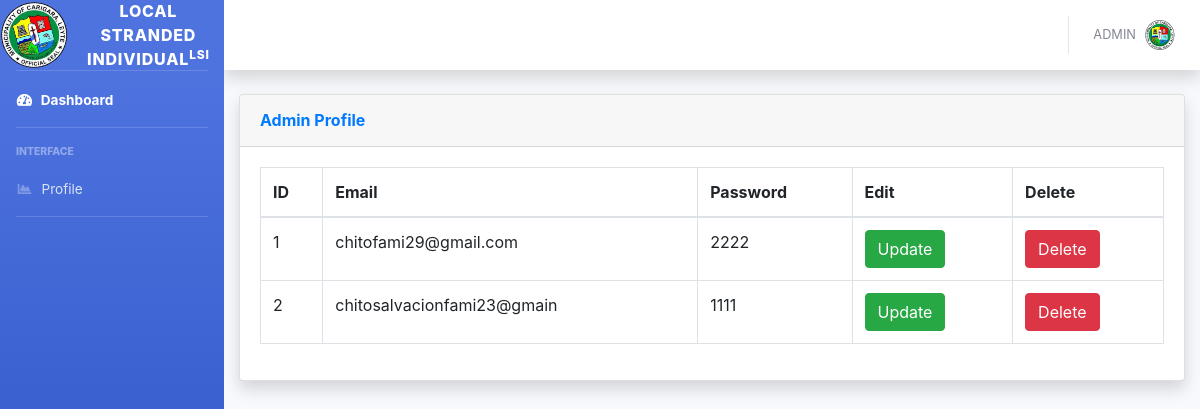
The app's page /admin.php with its own data.
### tables this page shows
CREATE TABLE `admin_register` (
  `id` int(11) NOT NULL,
  `email` varchar(50) NOT NULL,
  `password` varchar(30) NOT NULL
);

### admin.php (the view, shortened to what this page needs)
<?php
include('includes/header.php');
include('includes/navbar.php');
?>
<head>
<link rel="stylesheet" href="assets/bootstrap/css/bootstrap.min.css">
<link rel="stylesheet" href="assets/css/personal-info.css">
</head>
<div class="container-fluid">
<div class="card shadow mb-4">
  <div class="card-header py-3">
    <h6 class="m-0 font-weight-bold text-primary">Admin Profile
    </h6>
  </div>
  <div class="card-body">
    <div class="table-responsive">
            <?php
            $connection = mysqli_connect("localhost","root","","db_lsi");
                $query = "SELECT * FROM admin_register";
                $query_run = mysqli_query($connection, $query);
            ?>
      <table class="table table-bordered" id="dataTable" width="100%" cellspacing="0">
        <thead>
          <tr>
            <th>ID</th>
            <th>Email</th>
            <th>Password</th>
            <th>Edit</th>
            <th>Delete</th>
          </tr>
        </thead>
        <tbody>
            <?php
              if(mysqli_num_rows($query_run) > 0)
                        {
                            while($row = mysqli_fetch_assoc($query_run))
                            {
            ?>
          <tr>
            <td><?php  echo $row['id']; ?></td>
            <td><?php  echo $row['email']; ?></td>
            <td><?php  echo $row['password']; ?></td>
            <td>
                <form action="register_edit.php" method="post">
                    <button  type="submit" name="edit_btn" class="btn btn-success">Update</button>
                </form>
            </td>
            <td>
                <form action="code.php" method="post">
                  <button type="submit" name="" class="btn btn-danger">Delete</button>
                </form>
            </td>
          </tr>
                       <?php
                            }
                        }
                        else {
                            echo "No Record Found";
                        }
                        ?>
        </tbody>
      </table>
    </div>
  </div>
</div>
</div>

### records on screen
admin_register: id "1", email "chitofami29@gmail.com", password "2222"
admin_register: id "2", email "chitosalvacionfami23@gmain", password "1111"
